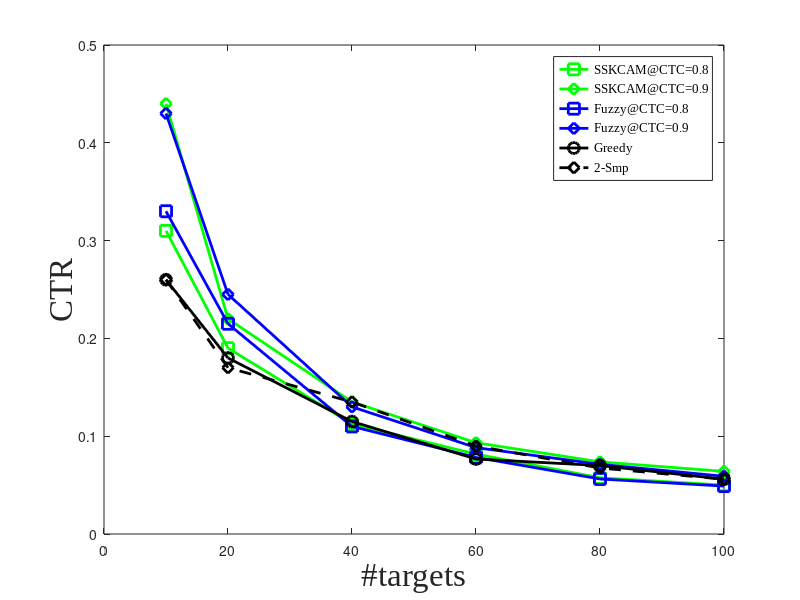
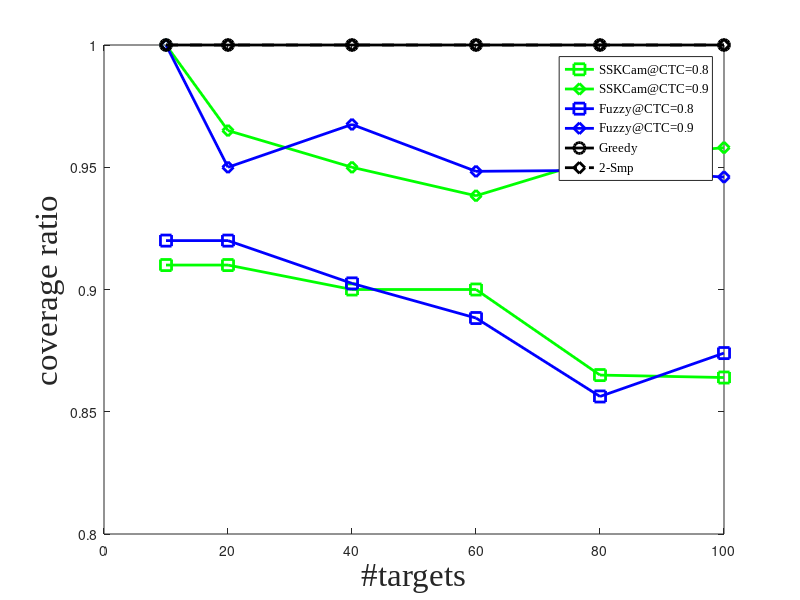
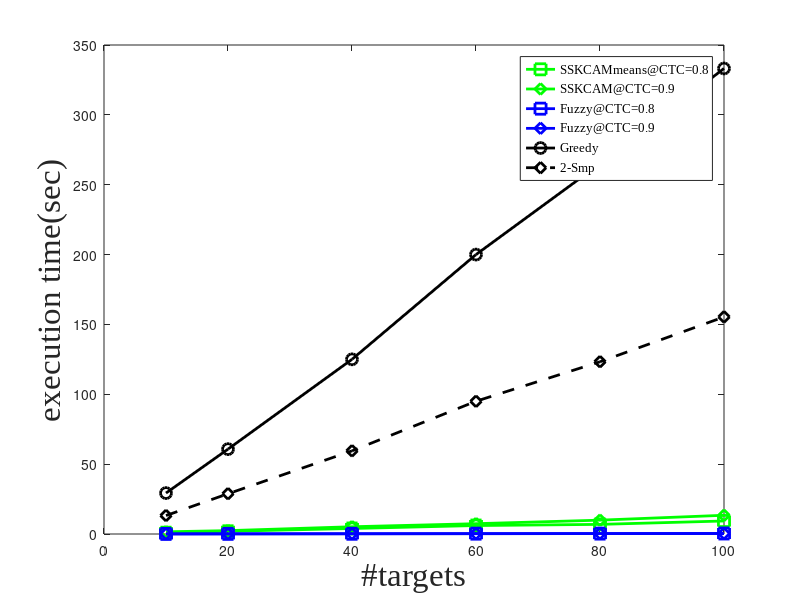

Source code (MATLAB) for these figures, in order:
%results for AOV = 90 and Rmax = 30
%10 scenarios, avged
close all;
target_num = [10, 20, 40, 60, 80, 100];
N = size(target_num,2);

algo1_CTR_r1 = [2.9000    4.6000    5.7000    6.4000    7.4000    7.7000]./target_num;
algo1_uncovered_r1 = [ 1.7000    2.8000    6.5000   10.5000   12.0000   16.8000];
coverage_algo1_r1 = ones(1,N) - algo1_uncovered_r1./target_num;
algo1_exec_time_r1 = [ 1.1014    2.8713    5.7633    9.0413   14.0937   18.1913];

algo1_CTR_r2 = [ 3.4000    5.6000    7.1000    9.5000    9.1000    9.2000]./target_num;
algo1_uncovered_r2 = [ 1.5000    1.2000    2.4000    3.9000    5.6000    5.7000];
coverage_algo1_r2 = ones(1,N) - algo1_uncovered_r2./target_num;
algo1_exec_time_r2 = [ 1.5297    3.6889    7.9275   16.8034   19.5001   23.2867];



algo2_camNum_r1 = [ 3.6000    4.2000    4.8000    4.9000    4.6000    5.0000];
algo2_CTR_r1 = algo2_camNum_r1./target_num;
algo2_uncovered_r1 = [  0.7000    1.9000    4.0000    6.0000   10.8000   13.6000];
coverage_algo2_r1 = ones(1,N) - algo2_uncovered_r1./target_num;
algo2_exec_time_r1 = [ 0.0815    0.1655    0.3534    0.5202    0.6172    0.8565];

algo2_camNum_r2 = [ 4.8000    5.6000    6.2000    6.2000    6.1000    6.5000];
algo2_CTR_r2 = algo2_camNum_r2./target_num;
algo2_uncovered_r2 = [ 0    0.7000    1.6000    3.5000    2.6000    4.0000];
coverage_algo2_r2 = ones(1,N) - algo2_uncovered_r2./target_num;
algo2_exec_time_r2 = [  0.1136    0.2505    0.5169    0.7501    0.9230    1.2379];


hybrid_CTR_r1 = [ 3.1000    3.8000    4.5000    4.9000    4.6000    5.0000]./target_num;
hybrid_uncovered_r1 = [  0.9000    1.8000    4.0000    6.0000   10.8000   13.6000];
coverage_hybrid_r1 = ones(1,N) - hybrid_uncovered_r1./target_num;
hybrid_exec_time_r1 = [  0.9243    1.9297    3.9360    6.0488    6.8883    9.3143];

hybrid_CTR_r2 = [  4.4000    4.4000    5.4000    5.6000    5.9000    6.4000]./target_num;
hybrid_uncovered_r2 = [  0    0.7000    2.0000    3.7000    3.7000    4.2000];
coverage_hybrid_r2 = ones(1,N) - hybrid_uncovered_r2./target_num;
hybrid_exec_time_r2 = [  1.5873    2.4091    5.1974    7.3843    9.9138   13.4023];


hybridt_CTR_r1 = [ 3.4000    4.7000    6.3000    6.2000    7.3000    7.7000]./target_num;
hybridt_uncovered_r1 = [0.9000    1.9000    5.6000    9.9000   13.9000   13.4000];
coverage_hybridt_r1 = ones(1,N) - hybridt_uncovered_r1./target_num;
hybridt_exec_time_r1 = [ 1.0424    2.5794    6.4005    8.2669   13.7769   17.2494];

hybridt_CTR_r2 = [  4.2000    5.5000    7.7000    7.8000    8.7000    8.9000]./target_num;
hybridt_uncovered_r2 = [ 0    0.7000    2.1000    3.7000    5.8000    6.2000];
coverage_hybridt_r2 = ones(1,N) - hybridt_uncovered_r2./target_num;
hybridt_exec_time_r2 = [1.3796    3.2124    8.4353   11.5247   17.5185   21.8199];



fuzzy_CTR_r2 = [  4.3000    4.9000    5.2000    5.3000    5.7000    5.9000]./target_num;
fuzzy_uncovered_r2 = [   0    1.0000    1.3000    3.1000    4.1000    5.4000];
coverage_fuzzy_r2 = ones(1,N) - fuzzy_uncovered_r2./target_num;
fuzzy_exec_time_r2 = [  0.0627    0.0976    0.1633    0.2146    0.2936    0.3588];

fuzzy_CTR_r1 = [ 3.3000    4.3000    4.4000    4.7000    4.5000    4.9000]./target_num;
fuzzy_uncovered_r1 = [ 0.8000    1.6000    3.9000    6.7000   11.5000   12.6000];
coverage_fuzzy_r1 = ones(1,N) - fuzzy_uncovered_r1./target_num;
fuzzy_exec_time_r1 = [0.0641    0.1069    0.1725    0.2517    0.2905    0.3766];






Greedy_cam_count = [ 2.6000    3.6000    4.6000    4.6000    5.6000    5.6000];
algo3_CTR = Greedy_cam_count./target_num;
algo3_exec_time = [29.2978   60.7402  125.0239  200  265.0059  333.2021];
greedy_uncovered = zeros(1,N);

dual_cam_count = [2.6000    3.4000    5.4000    5.4000    5.4000    5.6000];
algo4_CTR = dual_cam_count./target_num;
algo4_exec_time = [ 13.2108   28.7979   59.5010   95.0165  123.2729  155.3676];
dual_uncovered = zeros(1,N);

coverage_greedy = ones(1,N);
coverage_dual = ones(1,N);

figure;
%plot(target_num, algo1_CTR_r1, '-rs', 'LineWidth',2,'MarkerSize',8); hold on;
%plot(target_num, algo1_CTR_r2, '-rd', 'LineWidth',2,'MarkerSize',8); hold on;
%plot(R, algo1_CTR_ratio2, '-rd'); hold on;
%plot(target_num, algo2_CTR_r1, '-cs', 'LineWidth',2,'MarkerSize',8); hold on;
%plot(target_num, algo2_CTR_r2, '-cd', 'LineWidth',2,'MarkerSize',8); hold on;
%plot(R, algo2_CTR_ratio2, '-c+'); hold on;
plot(target_num, hybrid_CTR_r1, '-gs', 'LineWidth',2,'MarkerSize',8); hold on;
plot(target_num, hybrid_CTR_r2, '-gd', 'LineWidth',2,'MarkerSize',8); hold on;
%plot(target_num, hybridt_CTR_r1, '-ms', 'LineWidth',2,'MarkerSize',8); hold on;
%plot(target_num, hybridt_CTR_r2, '-md', 'LineWidth',2,'MarkerSize',8); hold on;
plot(target_num, fuzzy_CTR_r1, '-bs', 'LineWidth',2,'MarkerSize',8); hold on;
plot(target_num, fuzzy_CTR_r2, '-bd', 'LineWidth',2,'MarkerSize',8); hold on;

plot(target_num, algo3_CTR, '-ko', 'LineWidth',2,'MarkerSize',8); hold on;
plot(target_num, algo4_CTR, '--kd', 'LineWidth',2,'MarkerSize',8); 
legend( 'SSKCAM@CTC=0.8', 'SSKCAM@CTC=0.9', 'Fuzzy@CTC=0.8', 'Fuzzy@CTC=0.9','Greedy', '2-Smp','FontName','Times New Roman');
xlabel('#targets', 'FontSize', 24,'FontName','Times New Roman');
ylabel('CTR','FontSize', 24,'FontName','Times New Roman');

figure;
%plot(target_num, coverage_algo1_r1, '-rs', 'LineWidth',2,'MarkerSize',8); hold on;
%plot(target_num, coverage_algo1_r2, '-rd', 'LineWidth',2,'MarkerSize',8); hold on;
%plot(R, coverage_algo1_ratio2, '-rd'); hold on;
%plot(target_num, coverage_algo2_r1, '-cs', 'LineWidth',2,'MarkerSize',8); hold on;
%plot(target_num, coverage_algo2_r2, '-cd', 'LineWidth',2,'MarkerSize',8); hold on;
plot(target_num, coverage_hybrid_r1, '-gs', 'LineWidth',2,'MarkerSize',8); hold on;
plot(target_num, coverage_hybrid_r2, '-gd', 'LineWidth',2,'MarkerSize',8); hold on;
%plot(target_num, coverage_hybridt_r1, '-ms', 'LineWidth',2,'MarkerSize',8); hold on;
%plot(target_num, coverage_hybridt_r1, '-md', 'LineWidth',2,'MarkerSize',8); hold on;
plot(target_num, coverage_fuzzy_r1, '-bs', 'LineWidth',2,'MarkerSize',8); hold on;
plot(target_num, coverage_fuzzy_r2, '-bd', 'LineWidth',2,'MarkerSize',8); hold on;

%plot(R, coverage_algo2_ratio2, '-c+'); hold on;
plot(target_num, coverage_greedy, '-ko', 'LineWidth',2,'MarkerSize',8); hold on;
plot(target_num, coverage_dual, '--kd', 'LineWidth',2,'MarkerSize',8); 
legend('SSKCam@CTC=0.8', 'SSKCam@CTC=0.9', 'Fuzzy@CTC=0.8', 'Fuzzy@CTC=0.9', 'Greedy', '2-Smp','FontName','Times New Roman');
xlabel('#targets','FontSize', 24,'FontName','Times New Roman');
ylabel('coverage ratio','FontSize', 24,'FontName','Times New Roman');

figure;
%plot(target_num, algo1_exec_time_r1, '-rs', 'LineWidth',2,'MarkerSize',8); hold on;
%plot(target_num, algo1_exec_time_r2, '-rd', 'LineWidth',2,'MarkerSize',8); hold on;
%plot(target_num, algo2_exec_time_r1, '-cs', 'LineWidth',2,'MarkerSize',8); hold on;
%plot(target_num, algo2_exec_time_r2, '-cd', 'LineWidth',2,'MarkerSize',8); hold on;
plot(target_num, hybrid_exec_time_r1, '-gs', 'LineWidth',2,'MarkerSize',8); hold on;
plot(target_num, hybrid_exec_time_r2, '-gd', 'LineWidth',2,'MarkerSize',8); hold on;
%plot(target_num, hybridt_exec_time_r1, '-md', 'LineWidth',2,'MarkerSize',8); hold on;
%plot(target_num, hybridt_exec_time_r2, '-md', 'LineWidth',2,'MarkerSize',8); hold on;
plot(target_num, fuzzy_exec_time_r1, '-bs', 'LineWidth',2,'MarkerSize',8); hold on;
plot(target_num, fuzzy_exec_time_r2, '-bd', 'LineWidth',2,'MarkerSize',8); hold on;

plot(target_num, algo3_exec_time, '-ko', 'LineWidth',2,'MarkerSize',8); hold on;
plot(target_num, algo4_exec_time, '--kd', 'LineWidth',2,'MarkerSize',8); 
legend('SSKCAMmeans@CTC=0.8', 'SSKCAM@CTC=0.9', 'Fuzzy@CTC=0.8', 'Fuzzy@CTC=0.9', 'Greedy', '2-Smp','FontName','Times New Roman');
xlabel('#targets', 'FontSize', 24,'FontName','Times New Roman');
ylabel('execution time(sec)', 'FontSize', 24,'FontName','Times New Roman');